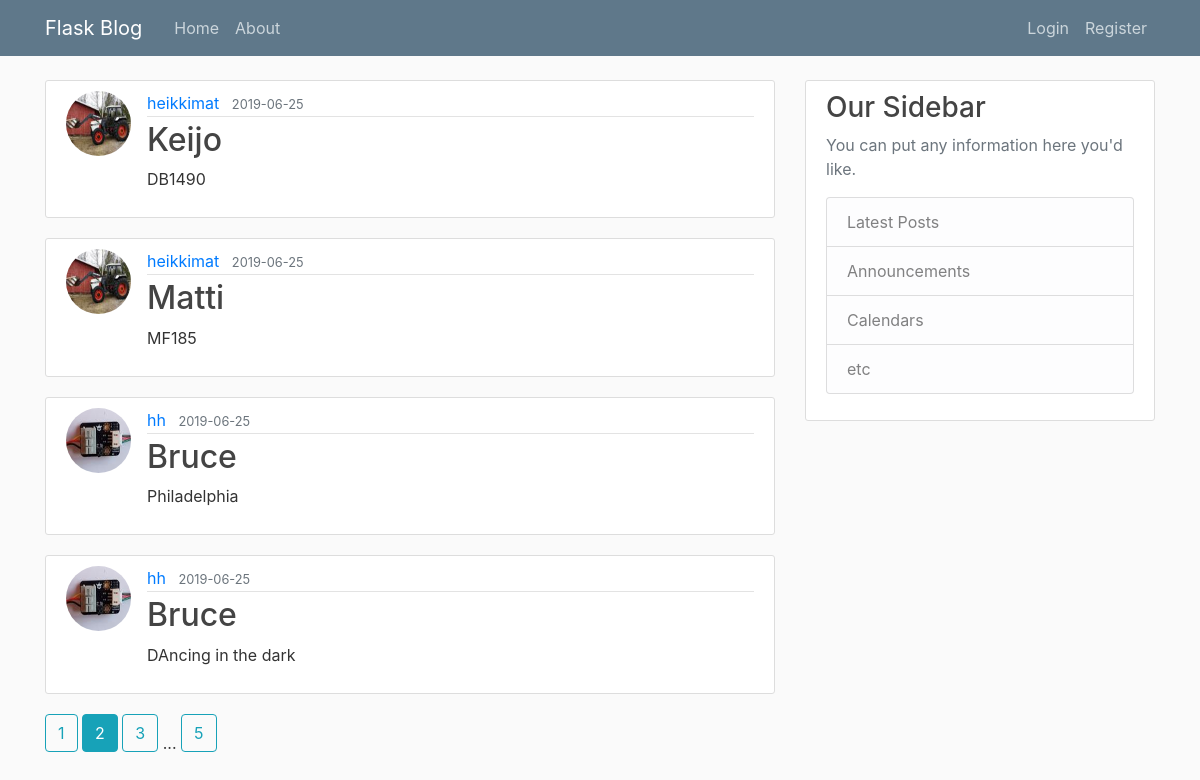
/Home?page=2, run on the app's committed database.
### flaskblog/models.py (models this page shows, shortened)
class Post(db.Model):
    id = db.Column(db.Integer, primary_key=True)
    title = db.Column(db.String(100), nullable=False)
    date_posted = db.Column(db.DateTime, nullable=False, default=datetime.utcnow)
    content = db.Column(db.Text, nullable=False)
    user_id = db.Column(db.Integer, db.ForeignKey("user.id"), nullable=False)

class User(db.Model, UserMixin):
    id = db.Column(db.Integer, primary_key=True)
    username = db.Column(db.String(20), unique=True, nullable=False)
    email = db.Column(db.String(120), unique=True, nullable=False)
    image_file = db.Column(db.String(20), nullable=False, default="default.jpg")
    password = db.Column(db.String(60), nullable=False)
    posts = db.relationship("Post", backref="author", lazy=True)

### flaskblog/routes.py (the view)
@app.route("/")
@app.route("/Home")
def home():
    page = request.args.get("page", 1, type=int)
    posts = Post.query.order_by(Post.date_posted.desc()).paginate(page=page, per_page=4)
    return render_template("home.html", posts = posts)

### flaskblog/templates/home.html
{% extends "layout.html" %}
{% block content %}
    {% for post in posts.items %}
        <article class="media content-section">
          <img class="rounded-circle article-img" src='{{ url_for("static", filename="profile_pics/" + post.author.image_file) }}'>
          <div class="media-body">
            <div class="article-metadata">
              <a class="mr-2" href="{{ url_for('user_post', username=post.author.username) }}">{{ post.author.username }}</a>
              <small class="text-muted">{{ post.date_posted.strftime("%Y-%m-%d") }}</small>
            </div>
            <h2><a class="article-title" href="{{ url_for('post', post_id=post.id) }}">{{ post.title }}</a></h2>
            <p class="article-content">{{ post.content }}</p>
          </div>
        </article>
    {% endfor %}
    {% for page_num in posts.iter_pages(left_edge=1, right_edge=1, left_current=1, right_current=2) %}
      {% if page_num %}
        {% if posts.page == page_num %}
          <a class="btn btn-info mb-4" href="{{ url_for("home", page=page_num) }}">{{ page_num }}</a>
        {% else %}
          <a class="btn btn-outline-info mb-4" href="{{ url_for("home", page=page_num) }}">{{ page_num }}</a>
        {% endif %}
      {% else %}
        ...
      {% endif %}
    {% endfor %}
{% endblock content %}

### flaskblog/templates/layout.html (shortened to what this page needs)
<!DOCTYPE html>
<html>
<head>
    <link rel="stylesheet" href="https://stackpath.bootstrapcdn.com/bootstrap/4.3.1/css/bootstrap.min.css">
    <link rel="stylesheet" type="text/css" href="{{url_for("static", filename="main.css")}}">
</head>
<body>
    <header class="site-header">
      <nav class="navbar navbar-expand-md navbar-dark bg-steel fixed-top">
        <div class="container">
          <a class="navbar-brand mr-4" href="/">Flask Blog</a>
          <div class="collapse navbar-collapse" id="navbarToggle">
            <div class="navbar-nav mr-auto">
              <a class="nav-item nav-link" href="{{ url_for("home") }}">Home</a>
              <a class="nav-item nav-link" href="{{ url_for("about") }}">About</a>
            </div>
            <div class="navbar-nav">
              {% if current_user.is_authenticated %}
                <a class="nav-item nav-link" href="{{ url_for("new_post") }}">New Post</a>
                <a class="nav-item nav-link" href="{{ url_for("account") }}">Account</a>
                <a class="nav-item nav-link" href="{{ url_for("logout") }}">Logout</a>
              {% else %}
                <a class="nav-item nav-link" href="{{ url_for("login") }}">Login</a>
                <a class="nav-item nav-link" href="{{ url_for("register") }}">Register</a>
              {% endif %}
            </div>
          </div>
        </div>
      </nav>
    </header>
    <main role="main" class="container">
      <div class="row">
        <div class="col-md-8">
          {% block content %}{% endblock %}
        </div>
        <div class="col-md-4">
          <div class="content-section">
            <h3>Our Sidebar</h3>
            <p class='text-muted'>You can put any information here you'd like.
              <ul class="list-group">
                <li class="list-group-item list-group-item-light">Latest Posts</li>
                <li class="list-group-item list-group-item-light">Announcements</li>
                <li class="list-group-item list-group-item-light">Calendars</li>
                <li class="list-group-item list-group-item-light">etc</li>
              </ul>
            </p>
          </div>
        </div>
      </div>
    </main>
</body>
</html>

### flaskblog/static/main.css (style rules this page uses)
body { background: #fafafa; color: #333333; margin-top: 5rem; }
h1, h2, h3, h4, h5, h6 { color: #444444; }
.bg-steel { background-color: #5f788a; }
.site-header .navbar-nav .nav-link { color: #cbd5db; }
.content-section { background: #ffffff; padding: 10px 20px; border: 1px solid #dddddd; border-radius: 3px; margin-bottom: 20px; }
.article-title { color: #444444; }
.article-content { white-space: pre-line; }
.article-img { height: 65px; width: 65px; margin-right: 16px; }
.article-metadata { padding-bottom: 1px; margin-bottom: 4px; border-bottom: 1px solid #e3e3e3 }

### data on the page
Post: image_file (picture), author.username "heikkimat", date_posted "2019-06-25", title "Keijo", content "DB1490"
Post: image_file (picture), author.username "heikkimat", date_posted "2019-06-25", title "Matti", content "MF185"
Post: image_file (picture), author.username "hh", date_posted "2019-06-25", title "Bruce", content "Philadelphia"
Post: image_file (picture), author.username "hh", date_posted "2019-06-25", title "Bruce", content "DAncing in the dark"

### other printed values
{{ page_num }} "1" "3" "5"
{{ page_num }} "2"
